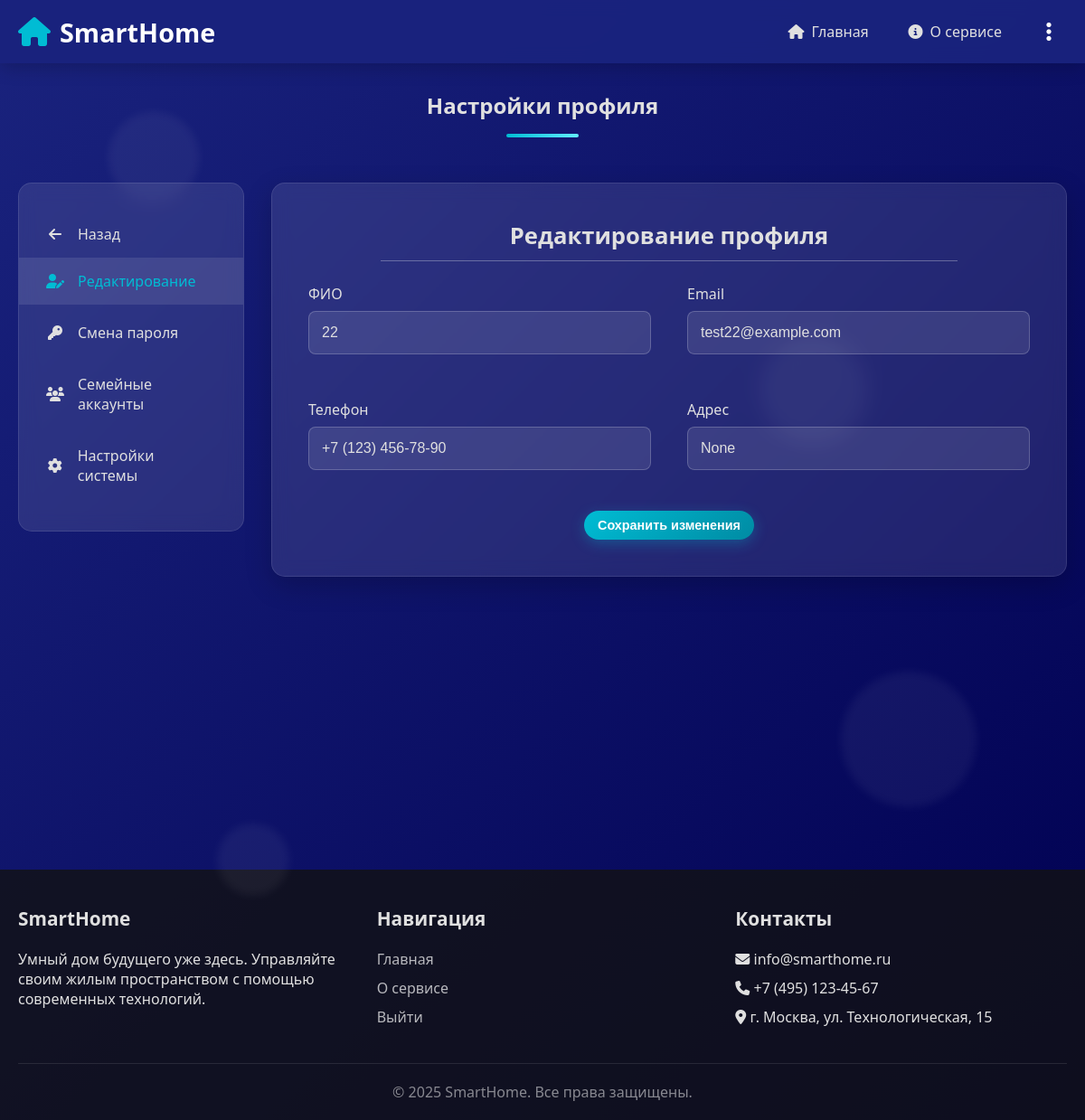
/settings/ (signed in), run on an earlier commit of the app's database.
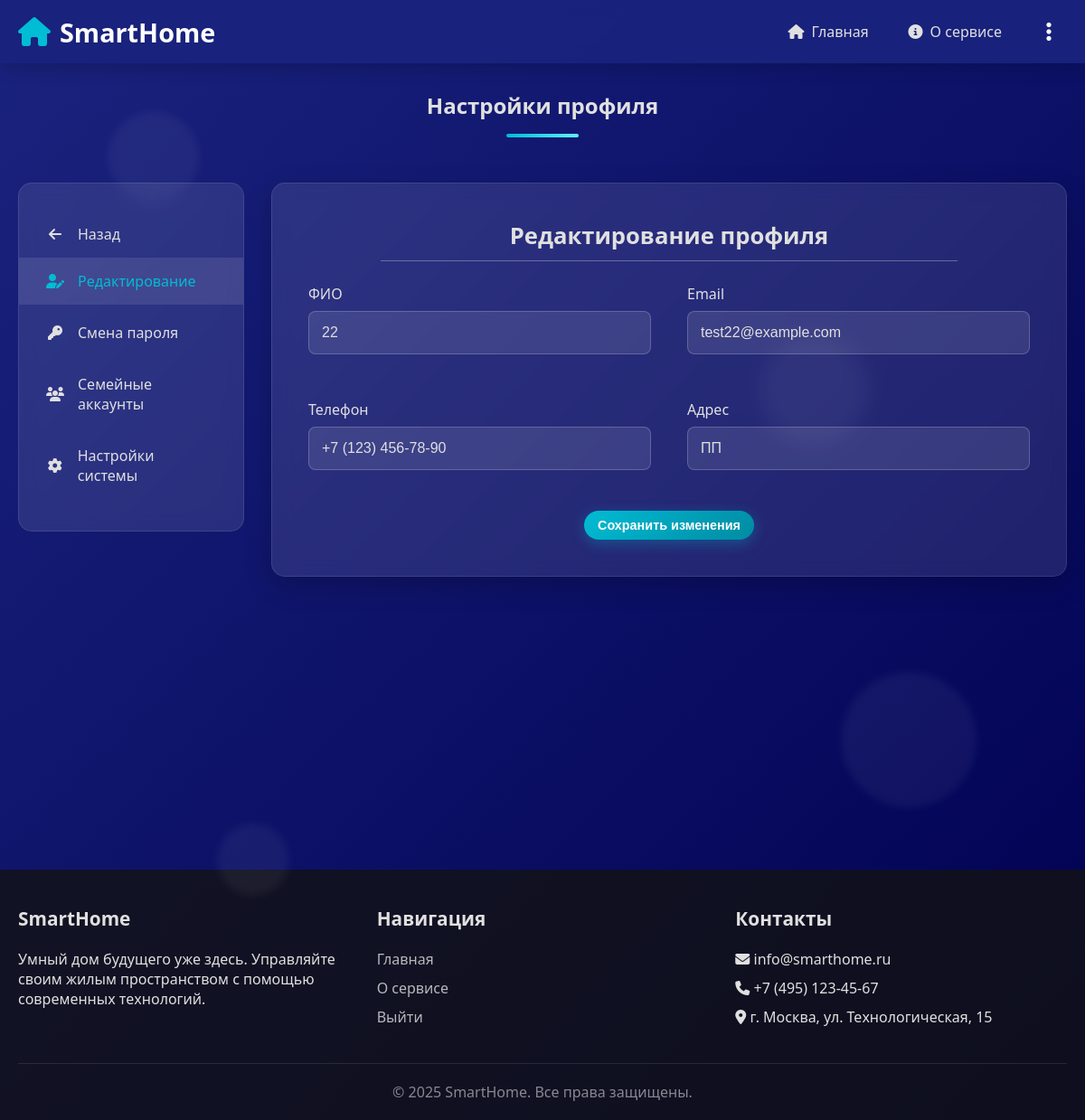
And on a later commit of the database.
### core/models.py (models this page shows)
class CustomUser(AbstractUser):
    phone = models.CharField(max_length=20, blank=True, null=True)
    address = models.CharField(max_length=255, blank=True, null=True)

### core/views.py (the view, shortened to what this page needs)
# urls.py: path("settings/", views.settings_view, name="settings"),
@login_required
def settings_view(request):
    profile_form = ProfileUpdateForm(instance=request.user)
    current_password_form = CurrentPasswordForm(user=request.user)
    password_form = PasswordChangeCustomForm(user=request.user)
    active_tab = "profile"           # по умолчанию
    show_new_password_form = False   # показывать второй шаг смены пароля?
    return render(request, "core/settings_page.html", {
        "profile_form": profile_form,
        "current_password_form": current_password_form,
        "password_form": password_form,
        "active_tab": active_tab,
        "show_new_password_form": show_new_password_form,
    })

### core/forms.py (shortened to what this page needs)
class CurrentPasswordForm(forms.Form):
    current_password = forms.CharField(
        label="Текущий пароль",
        widget=forms.PasswordInput(attrs={"class": "form-input"}),
        error_messages={"required": "Введите текущий пароль"}
    )
    def __init__(self, user, *args, **kwargs):
        super().__init__(*args, **kwargs)
        self.user = user

### core/templates/core/settings_page.html (shortened to what this page needs)
{% extends "core/base.html" %}
{% block content %}
<section class="settings">
    <div class="container">
        <h2 class="section-title">Настройки профиля</h2>
        <div class="account-container">
            <div class="sidebar">
                <ul class="sidebar-nav">
                    <a href="#" id="back-link"> <i class="fas fa-arrow-left"></i> Назад </a>
                    <li><a href="#" class="{% if active_tab == 'profile' %}active{% endif %}" data-tab="edit-tab"><i class="fas fa-user-edit"></i> Редактирование</a></li>
                    <li><a href="#" class="{% if active_tab == 'password' %}active{% endif %}" data-tab="password-tab"><i class="fas fa-key"></i> Смена пароля</a></li>
                    <li><a href="#" data-tab="family-tab"><i class="fas fa-users"></i> Семейные аккаунты</a></li>
                    <li><a href="#" data-tab="system-tab"><i class="fas fa-cog"></i> Настройки системы</a></li>
                </ul>
            </div>
            <div class="account-content">
                <div id="edit-tab" class="tab-content {% if active_tab == 'edit' %}active{% endif %}">
                    <div class="profile-form-wrapper">
                        <form method="post" action="{% url 'settings' %}" class="profile-form-container">
                            <div class="form-header">
                                <h2>Редактирование профиля</h2>
                                <hr class="form-divider">
                            </div>
                            <div class="form-grid">
                                <div class="form-group">
                                    <label class="form-label">ФИО</label>
                                    <input type="text"
                                           name="full_name"
                                           class="form-input"
                                           value="{{ profile_form.full_name.value|default:profile_form.full_name.initial }}"
                                           placeholder="{% if not profile_form.full_name.value and not profile_form.full_name.initial %}Ваше полное имя{% endif %}"
                                           required>
                                </div>
                                <div class="form-group">
                                    <label class="form-label">Email</label>
                                    <input type="email"
                                           name="email"
                                           class="form-input"
                                           value="{{ profile_form.email.value|default:profile_form.email.initial }}"
                                           placeholder="{% if not profile_form.email.value and not profile_form.email.initial %}Ваш email{% endif %}"
                                           required>
                                </div>
                                <div class="form-group">
                                    <label class="form-label">Телефон</label>
                                    <input type="tel"
                                           name="phone"
                                           class="form-input"
                                           value="{{ profile_form.phone.value|default:profile_form.phone.initial }}"
                                           placeholder="{% if not profile_form.phone.value and not profile_form.phone.initial %}+7 (___) ___-__-__{% endif %}">
                                </div>
                                <div class="form-group">
                                    <label class="form-label">Адрес</label>
                                    <input type="text"
                                           name="address"
                                           class="form-input"
                                           value="{{ profile_form.address.value|default:profile_form.address.initial }}"
                                           placeholder="{% if not profile_form.address.value and not profile_form.address.initial %}Введите ваш адрес{% endif %}">
                                </div>
                            </div>
                            <div class="form-actions">
                                <button type="submit" class="btn btn-small">Сохранить изменения</button>
                            </div>
                        </form>
                    </div>
                </div>
            </div>
        </div>
    </div>
</section>
{% endblock %}

### core/templates/core/base.html (shortened to what this page needs)
{% load static %}
<!DOCTYPE html>
<html lang="ru">
<head>
    <link rel="stylesheet" href="https://cdnjs.cloudflare.com/ajax/libs/font-awesome/6.4.0/css/all.min.css">
</head>
<body>
    <div class="floating-elements">
        <div class="floating-element"></div>
        <div class="floating-element"></div>
        <div class="floating-element"></div>
        <div class="floating-element"></div>
    </div>
    <nav class="navbar">
        <div class="container nav-container">
            <a href="{% url 'home' %}" class="logo">
                <i class="fas fa-home"></i> SmartHome
            </a>
            <ul class="nav-links">
                <li><a href="{% url 'home' %}"><i class="fas fa-home"></i> Главная</a></li>
                <li><a href="{% url 'about' %}"><i class="fas fa-info-circle"></i> О сервисе</a></li>
                <li class="menu-toggle" onclick="toggleDropdown()">
                    <i class="fas fa-ellipsis-v"></i>
                </li>
            </ul>
        </div>
    </nav>
    <main>
        {% block content %}{% endblock %}
    </main>
    <footer class="footer">
        <div class="container">
            <div class="footer-content">
                <div class="footer-section">
                    <h3>SmartHome</h3>
                    <p>Умный дом будущего уже здесь. Управляйте своим жилым пространством с помощью современных технологий.</p>
                </div>
                <div class="footer-section">
                    <h3>Навигация</h3>
                    <ul class="footer-links">
                        <li><a href="{% url 'home' %}">Главная</a></li>
                        <li><a href="{% url 'about' %}">О сервисе</a></li>
                        {% if user.is_authenticated %}
                            <li><a href="{% url 'logout' %}">Выйти</a></li>
                        {% else %}
                            <li><a href="{% url 'login_page' %}">Вход</a></li>
                            <li><a href="{% url 'login_page' %}?tab=register">Регистрация</a></li>
                        {% endif %}
                    </ul>
                </div>
                <div class="footer-section">
                    <h3>Контакты</h3>
                    <ul class="footer-links">
                        <li><i class="fas fa-envelope"></i> info@smarthome.ru</li>
                        <li><i class="fas fa-phone"></i> +7 (495) 123-45-67</li>
                        <li><i class="fas fa-map-marker-alt"></i> г. Москва, ул. Технологическая, 15</li>
                    </ul>
                </div>
            </div>
            <div class="footer-bottom">
                <p>&copy; 2025 SmartHome. Все права защищены.</p>
            </div>
        </div>
    </footer>
</body>
</html>

### core/templates/core/settings_page.html (style rules this page uses)
.profile-form-wrapper { max-width: 1000px; margin: 0 auto; }
.profile-form-container { width: 100%; background: rgba(255, 255, 255, 0.1); border-radius: 15px; padding: 40px; backdrop-filter: blur(10px); border: 1px solid rgba(255, 255, 255, 0.1); box-shadow: 0 10px 30px rgba(0, 0, 0, 0.2); }
.profile-form-container .form-header { text-align: center; margin-bottom: 25px; }
.profile-form-container .form-header h2 { font-size: 1.6rem; margin-bottom: 10px; }
.profile-form-container .form-divider { border: none; height: 1px; background: rgba(255, 255, 255, 0.3); margin: 0 auto; width: 80%; }
.profile-form-container .form-grid { display: grid; grid-template-columns: 1fr 1fr; gap: 25px 40px; }
.profile-form-container .form-group { display: flex; flex-direction: column; }
.profile-form-container .form-label { margin-bottom: 8px; font-weight: 500; }
.profile-form-container .form-input { width: 100%; padding: 14px; background: rgba(255, 255, 255, 0.1); border: 1px solid rgba(255, 255, 255, 0.2); border-radius: 8px; color: var(--text-light); font-size: 1rem; transition: all 0.3s ease; }
.profile-form-container .form-actions { grid-column: span 2; text-align: center; margin-top: 20px; }

What changed in the data, as far as the page shows it:
changed CustomUser "test22@example.com": address (not shown) → "ПП"
Also different on the page:
form field address: "None" → (not shown)
